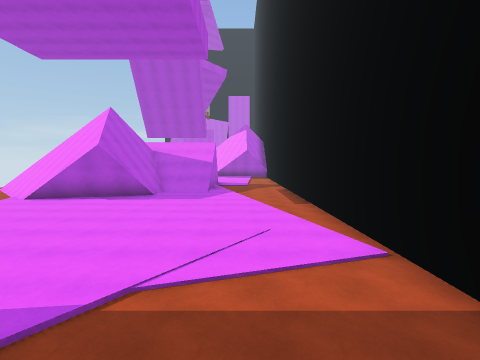
[1] (above)

18 first-person views from a walk through a 3-D level made in the Unity game engine. The camera is 1.5 m above the floor, tilts 4° down and sees 85° across. The floor is counted in squares, 2 m on a side. Each view is taken from the middle of a square. On the plan, view 1 faces up. The plan holds only what a view shows up to about 9 squares ahead; the rest is blank.

[2]
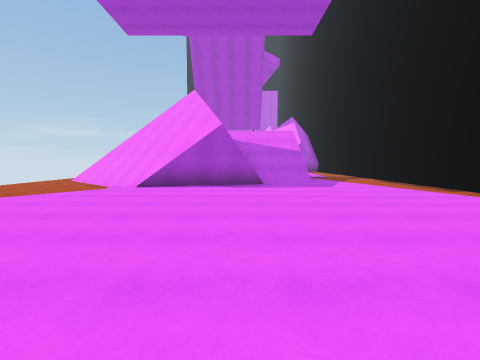

[3]
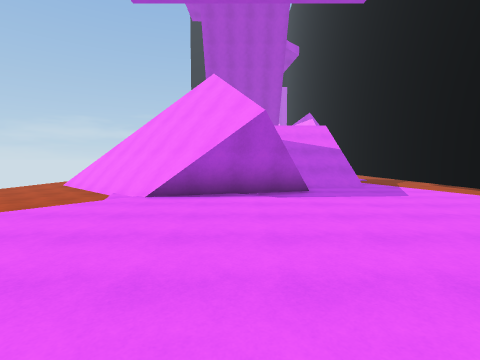

[4]
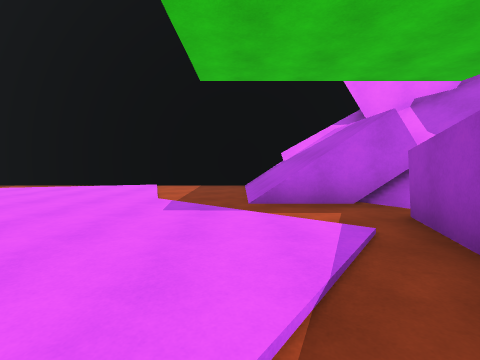

[5]
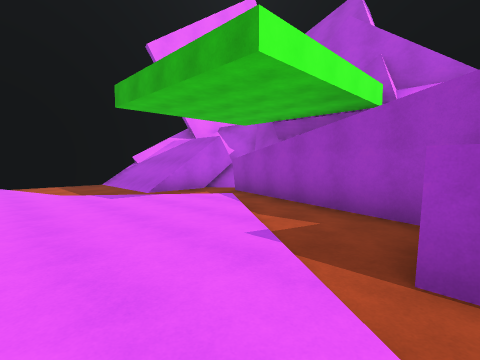

[6]
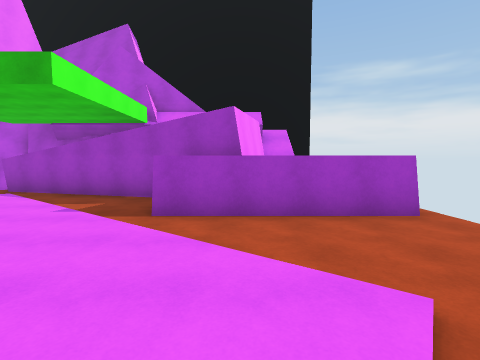

[7]
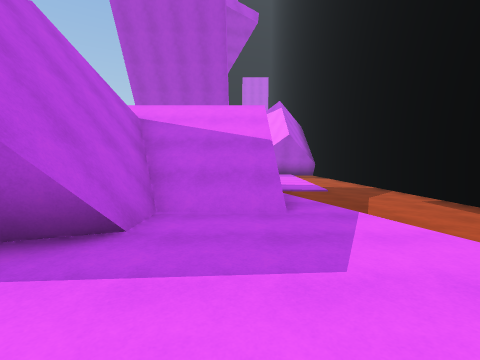

[8]
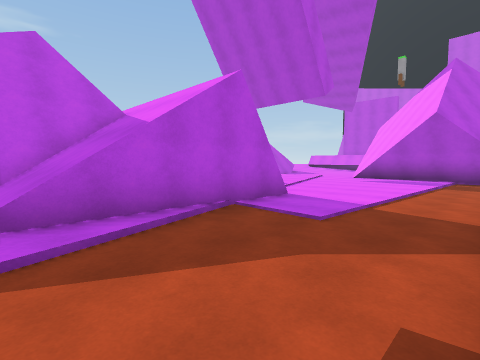

[9]
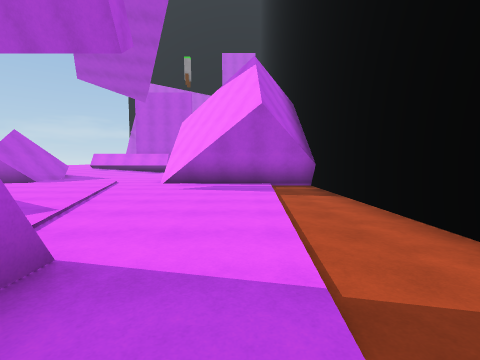

[10]
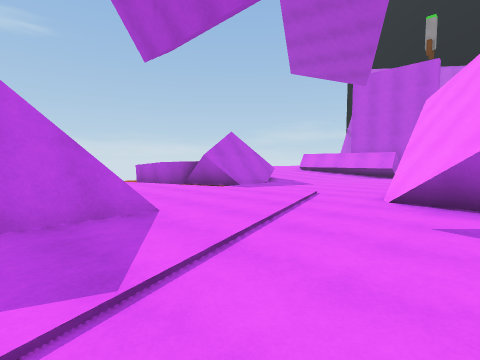

[11]
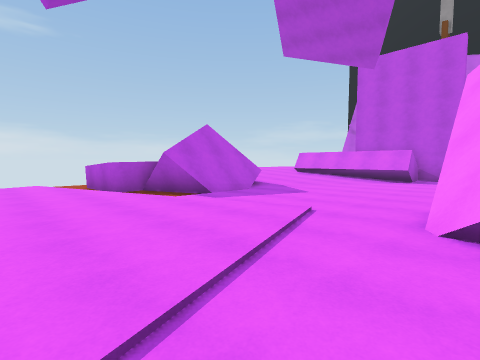

[12]
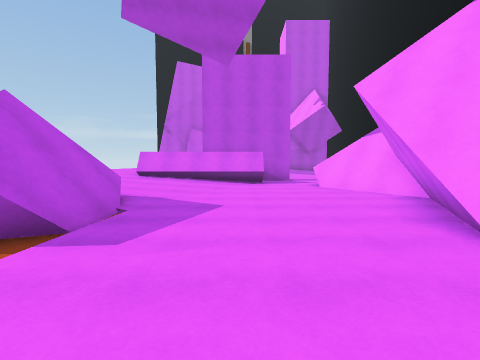

[13]
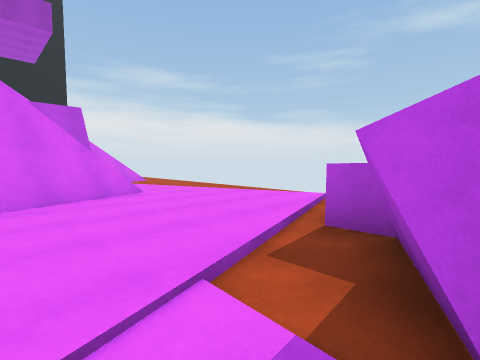

[14]
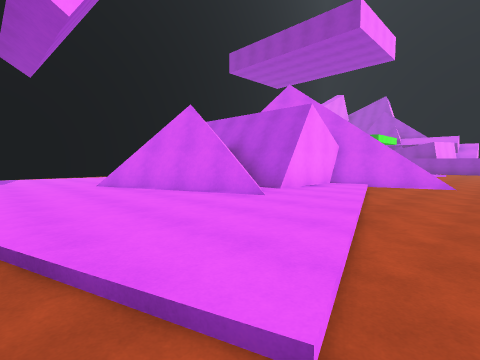

[15]
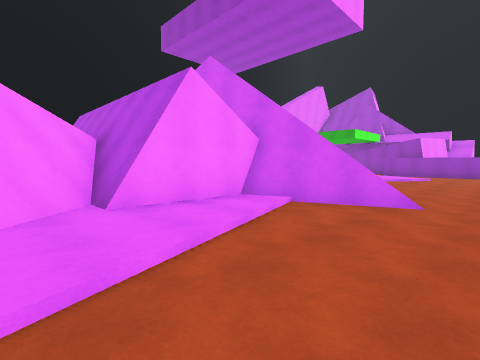

[16]
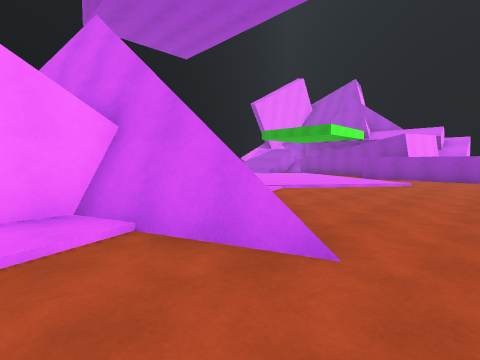

[17]
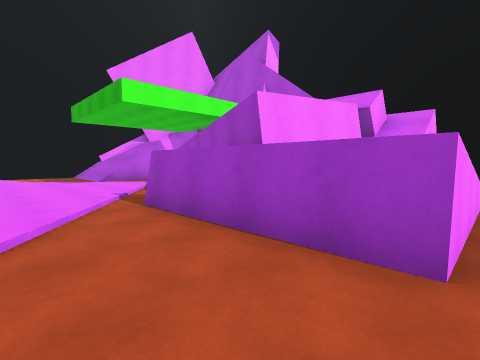

[18]
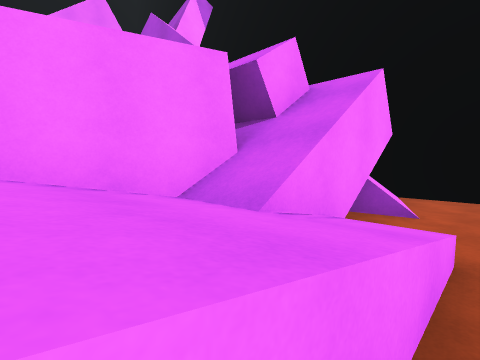

### Floor plan
Key: @ floor where view 1 was taken; # wall or solid block; x gap in a wall; . main floor; : floor 0.25 m higher than the main floor; + floor 0.5 m higher than the main floor; * floor 0.75 m higher than the main floor; % floor 1.25 m higher than the main floor; & floor 1.5 m higher than the main floor; / step, stairs or slope; = window, fence, low wall or low ledge; ^ raised ledge; v drop or lower ground.
Columns run from 12 left of view 1 to 3 right of it. Each row starts with its distance up from view 1.
 29    *====/.#
 28    ++::...##
 27     ::....##
 26     ::.....#
 25     #/.....#
 24     #=....##
 23    ##/....#
 22  ^^.......######
 21 ...............#
 20 ...............#
 19 ...............#
 18 ......##.......
 17 ....####.......
 16 .....##   .....#
 15 ....#vvv  #....#
 14 ....///////....#
 13 ...///##///....#
 12 .=#######//....#
 11 ..#######//....#
 10 .../### #......#
  9 ..../####......#
  8 ...............#
  7 ...............#
  6 ...............#
  5 ...............#
  4 ...............#
  3 ...............#
  2 /=vv#..........#
  1 /   &..........#
  0 /%%###...../@//#
 -1 /**# ####..///##
 -2 ///#    ##/= ##
 -3 .//#^^^vv######
 -4 ./=# ///v
 -5 .//    ##
 -6 .//   //
 -7 x##   ##

Positions as (right, up) in squares from view 1, and headings:
1: (0, 0), facing up
2: (-4, 1), facing up
3: (-5, 3), facing up
4: (-6, 1), facing right
5: (-8, 4), facing down-right
6: (-9, 6), facing down
7: (-2, 7), facing up
8: (2, 11), facing up-left
9: (0, 14), facing up
10: (-1, 17), facing up-left
11: (-2, 19), facing up-left
12: (-5, 20), facing up
13: (-6, 23), facing down-left
14: (-12, 21), facing down-right
15: (-12, 17), facing down-right
16: (-12, 14), facing down-right
17: (-12, 4), facing down-right
18: (-12, 0), facing down-right
